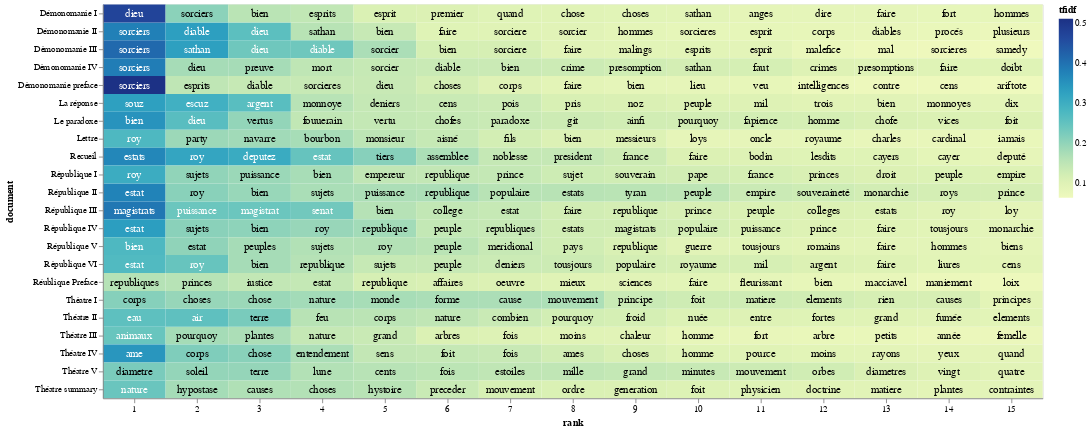

Here is the notebook cell this chart was saved with:
### Code cell
import altair as alt
import numpy as np
import pandas as pd
import os
from pathlib import Path

# Function to select a .csv file
def select_csv_file():
    cwd = os.getcwd()
    csv_files = sorted([f for f in os.listdir(cwd) if f.endswith('.csv')])
    
    if not csv_files:
        print("No CSV files found in the current working directory.")
        return None

    print("Available CSV files:")
    for i, file in enumerate(csv_files):
        print(f"{i + 1}. {file}")

    choice = int(input("Select a CSV file number to read as top_tfidf: ")) - 1
    if choice < 0 or choice >= len(csv_files):
        print("Invalid choice.")
        return None

    return csv_files[choice]

# Prompt user to select a .csv file
csv_file = select_csv_file()
if csv_file:
    top_tfidf = pd.read_csv(csv_file)
    
    # Extract the stem of the selected CSV file
    csv_stem = Path(csv_file).stem

    # Prompt user to truncate groups with default value as 'no'
    truncate_groups = input("Do you want to truncate the plot by only including certain groups? (yes/no, default is no): ").strip().lower() or 'no'
    if truncate_groups == 'yes':
        available_groups = top_tfidf['document'].unique()
        print("Available groups (documents) with index numbers:")
        for i, group in enumerate(available_groups):
            print(f"{i + 1}. {group}")


        selected_groups = input("Enter the index numbers of the groups to include (e.g., 1,2,3 or 1-3): ").strip()
        selected_indexes = []
        
        # Split the input by commas to handle both individual values and ranges
        for part in selected_groups.split(','):
            if '-' in part:
                start_index, end_index = map(int, part.split('-'))
                selected_indexes.extend(range(start_index, end_index + 1))
            else:
                selected_indexes.append(int(part))
        
        # Convert selected indexes to groups
        selected_groups = [available_groups[i - 1] for i in selected_indexes]
        
        # Filter the DataFrame
        top_tfidf = top_tfidf[top_tfidf['document'].isin(selected_groups)]
   
    # Remove '_corrected' from the 'document' labels
    top_tfidf['document'] = top_tfidf['document'].str.replace('_corrected', '')
    top_tfidf['document'] = top_tfidf['document'].str.replace('Repair', '')
    top_tfidf['document'] = top_tfidf['document'].str.replace('_lemmatized', '')

    # Prompt user to limit the number of words displayed in each group
    limit_words = input("Do you want to limit the number of words displayed in each group? (yes/no) default is yes): ").strip().lower() or 'yes'
    if limit_words == 'yes':
        max_words = int(input("Enter the maximum number of words to display per group: ").strip())
        top_tfidf['rank'] = top_tfidf.groupby('document')['tfidf'].rank("first", ascending=False)
        top_tfidf = top_tfidf[top_tfidf['rank'] <= max_words]

    # Prompt user to enter a list of terms
    user_terms = input("Enter a list of words separated by commas for highlighting (e.g., war, peace): ")
    term_list = [term.strip() for term in user_terms.split(",")]

    # Prompt user for a filename to save the PNG file
    file_name = input("Enter a filename (without extension) to save the visualization: ")
    output_file = f"{file_name}.png"
    
    # Prompt user to specify the width of the chart
    chart_width_input = input("Enter the chart width (default is 600): ").strip()
    chart_width = int(chart_width_input) if chart_width_input.isdigit() else 600

    # Adding a little randomness to break ties in term ranking
    top_tfidf_plusRand = top_tfidf.copy()
    top_tfidf_plusRand['tfidf'] = top_tfidf_plusRand['tfidf'] + np.random.rand(top_tfidf.shape[0]) * 0.0001

    # Base chart for all visualizations, with rank calculation
    base = alt.Chart(top_tfidf_plusRand).encode(
        x=alt.X('rank:O', axis=alt.Axis(labelAngle=0)),  # Set labelAngle to horizontal (0 degrees)
        y='document:N'
    ).transform_window(
        rank="rank()",
        sort=[alt.SortField("tfidf", order="descending")],
        groupby=["document"]
    )

    # Heatmap specification
    heatmap = base.mark_rect().encode(
        color='tfidf:Q'
    )

    # Red circle over terms in the entered list
    circle = base.mark_circle(size=100).encode(
        color=alt.condition(
            alt.FieldOneOfPredicate(field='term', oneOf=term_list),
            alt.value('red'),
            alt.value('#FFFFFF00')
        )
    )

    # Text labels, white for darker heatmap colors
    text = base.mark_text(baseline='middle', fontSize=12).encode(
        text='term:N',
        color=alt.condition(alt.datum.tfidf >= 0.23, alt.value('white'), alt.value('black'))
    )

    # Combine the heatmap, circle, and text
    final_chart = alt.layer(heatmap, circle, text).properties(width=chart_width)

    # Display the chart in Jupyter Lab
    final_chart.display()

    # Save the chart as a PNG file using the base Altair package
    try:
        final_chart.save(output_file)
        print(f"Visualization saved as {output_file} in the current directory.")
    except Exception as e:
        print(f"Error saving visualization: {e}")
else:
    print("No valid CSV file selected.")

### Figure 1 — Vega-Lite specification as saved in the notebook (floating-point values rounded to 4 significant figures; data arrays with more than 128 entries replaced by an {"elided": "..."} marker saying what was removed)
{"config": {"view": {"continuousWidth": 300, "continuousHeight": 300}}, "layer": [{"mark": {"type": "rect"}, "encoding": {"color": {"field": "tfidf", "type": "quantitative"}, "x": {"axis": {"labelAngle": 0}, "field": "rank", "type": "ordinal"}, "y": {"field": "document", "type": "nominal"}}, "transform": [{"window": [{"op": "rank", "field": "", "as": "rank"}], "groupby": ["document"], "sort": [{"field": "tfidf", "order": "descending"}]}]}, {"mark": {"type": "circle", "size": 100}, "encoding": {"color": {"condition": {"test": {"field": "term", "oneOf": [""]}, "value": "red"}, "value": "#FFFFFF00"}, "x": {"axis": {"labelAngle": 0}, "field": "rank", "type": "ordinal"}, "y": {"field": "document", "type": "nominal"}}, "transform": [{"window": [{"op": "rank", "field": "", "as": "rank"}], "groupby": ["document"], "sort": [{"field": "tfidf", "order": "descending"}]}]}, {"mark": {"type": "text", "baseline": "middle", "fontSize": 12}, "encoding": {"color": {"condition": {"test": "(datum.tfidf >= 0.23)", "value": "white"}, "value": "black"}, "text": {"field": "term", "type": "nominal"}, "x": {"axis": {"labelAngle": 0}, "field": "rank", "type": "ordinal"}, "y": {"field": "document", "type": "nominal"}}, "transform": [{"window": [{"op": "rank", "field": "", "as": "rank"}], "groupby": ["document"], "sort": [{"field": "tfidf", "order": "descending"}]}]}], "data": {"name": "data-7c48d329b8601725b901f59a57265b4b"}, "width": 1050, "$schema": "https://vega.github.io/schema/vega-lite/v5.20.1.json", "datasets": {"data-7c48d329b8601725b901f59a57265b4b": {"elided": "330 records"}}}
